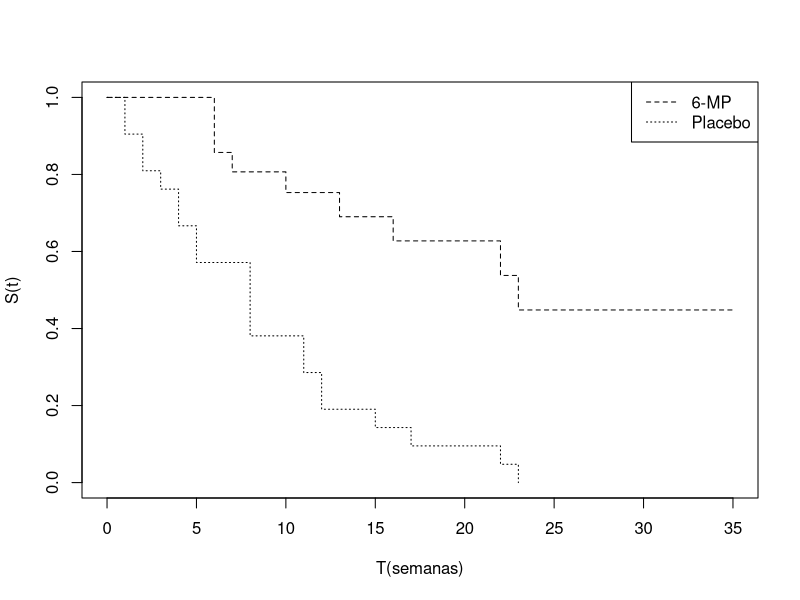
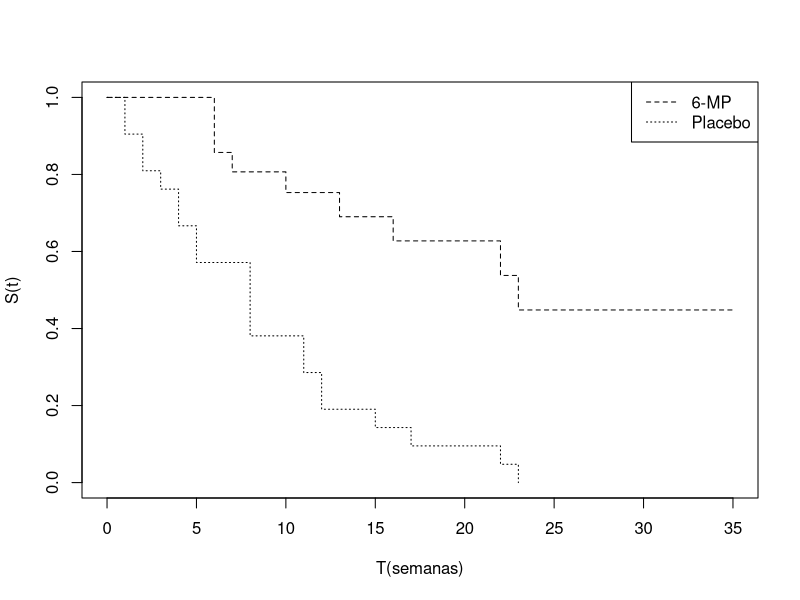
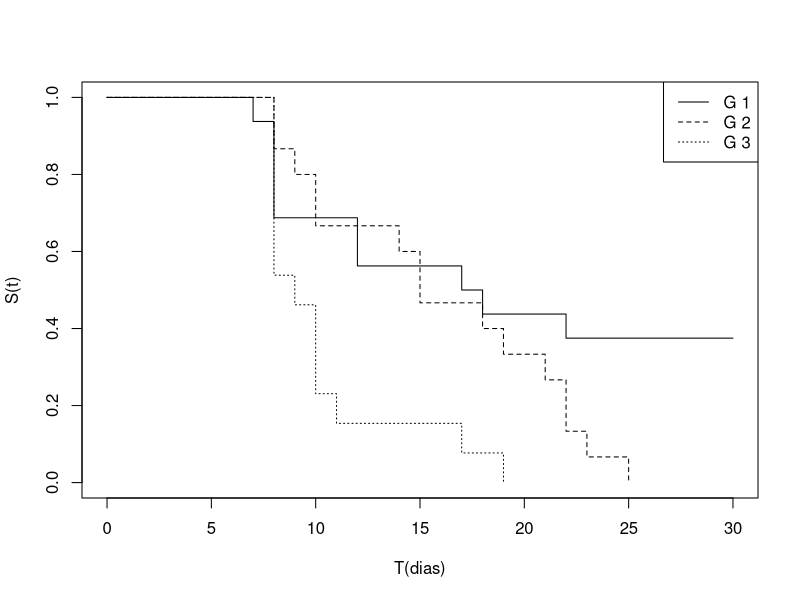
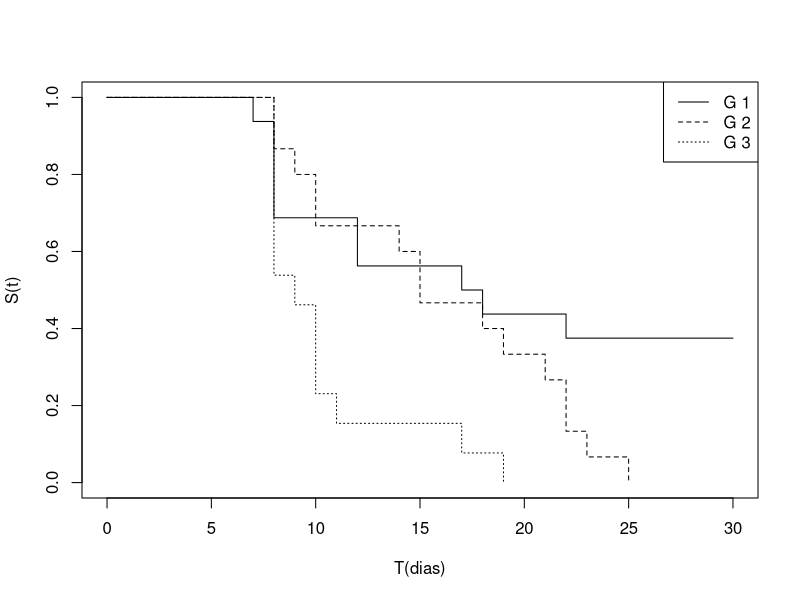
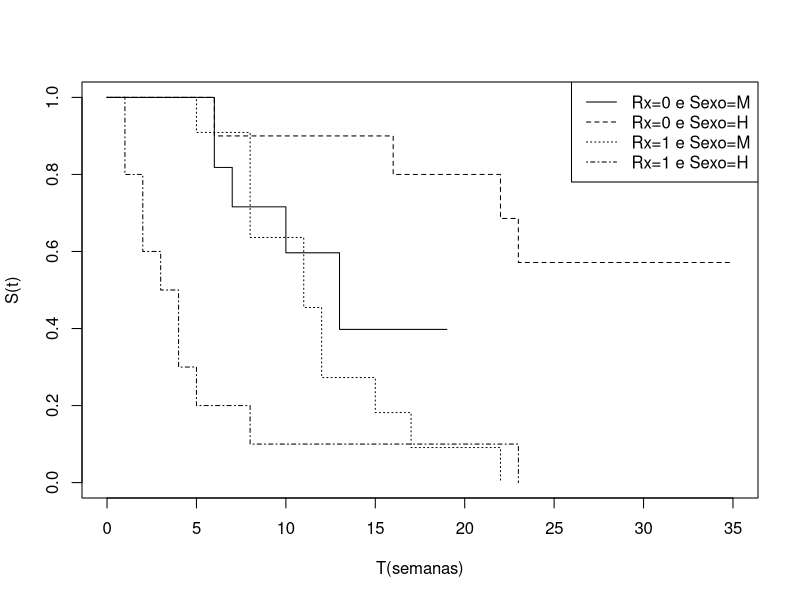
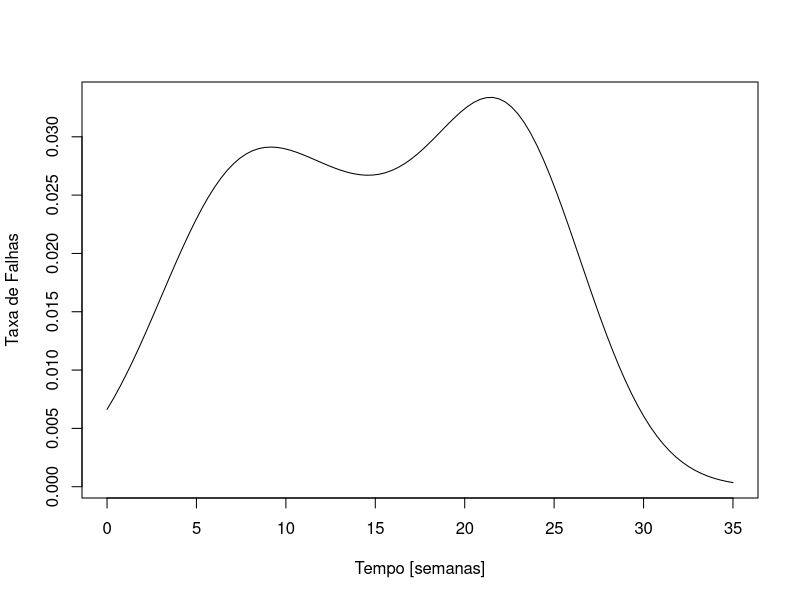
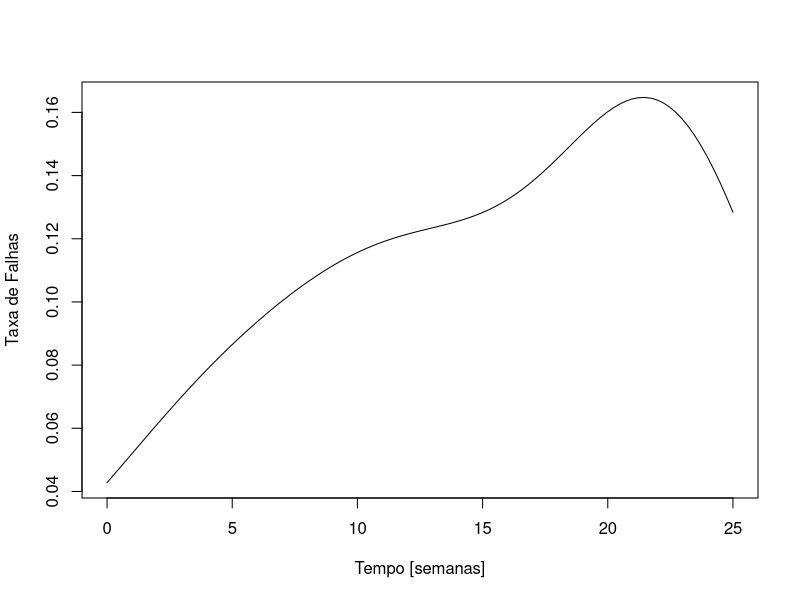

The R source for these figures, in order:
## ---- chunk 1
#| echo: fenced
#| output-location: column
library(survival)
tempo<- c(6,6,6,6,7,9,10,10,11,13,16,17,19,20,22,23,25,32,32,34,35)
status<- c(1,1,1,0,1,0,1,0,0,1,1,0,0,0,1,1,0,0,0,0,0) 
tempo2<- c(1,1,2,2,3,4,4,5,5,8,8,8,8,11,11,12,12,15,17,22,23)
status2<- c(1,1,1,1,1,1,1,1,1,1,1,1,1,1,1,1,1,1,1,1,1) 
tempo2g <- c(tempo,tempo2)
status2g <- c(status,status2)
grupos <- c(rep(1,21),rep(2,21))
dados <- data.frame(tempos=tempo2g, status=status2g, grupos=grupos)
ajusteKM <- survfit(Surv(tempos, status) ~ grupos, data=dados)
plot(ajusteKM, xlab="T(semanas)",ylab="S(t)", lty=2:3) 
legend("topright",c("6-MP","Placebo"), lty = 2:3)
## ---- chunk 2
#| echo: fenced
plot(ajusteKM, xlab="T(semanas)",ylab="S(t)", lty=2:3) 
legend("topright",c("6-MP","Placebo"), lty = 2:3)
## ---- chunk 3
#| echo: fenced
summary(ajusteKM)
## ---- chunk 4
#| echo: fenced
survdiff(Surv(tempo2g, status2g) ~ grupos, data=dados)
## ---- chunk 5
#| echo: fenced
# rho=0 é o teste de log-rank
survdiff(Surv(tempos, status) ~ grupos, rho=0, data=dados)
## ---- chunk 6
#| echo: fenced
# rho=1 é o teste de Harrigton-Fleming
survdiff(Surv(tempos, status) ~ grupos, rho=1, data=dados)
## ---- chunk 7
#| echo: fenced
tempos <- c(7,8,8,8,8,12,12,17,18,22,30,30,30,30,30,30,8,8,9,
10,10,14,15,15,18,19,21,22,22,23,25,8,8,8,8,8,8,
9,10,10,10,11,17,19)
status <- c(rep(1,10), rep(0,6), rep(1,15), rep(1,13))
grupos <- c(rep(1,16), rep(2,15), rep(3,13))
dados2 <- data.frame(tempos, status, grupos)
ajusteKM2<- survfit(Surv(tempos, status) ~ grupos, data = dados2)
plot(ajusteKM2, xlab="T(dias)",ylab="S(t)", lty=1:3) 
legend("topright",c("G 1","G 2", "G 3"), lty = 1:3)
## ---- chunk 8
plot(ajusteKM2, xlab="T(dias)",ylab="S(t)", lty=1:3) 
legend("topright",c("G 1","G 2", "G 3"), lty = 1:3)
## ---- chunk 9
#| echo: true
survdiff(Surv(tempos, status) ~ grupos, data = dados2,  rho=0)
## ---- chunk 10
#| echo: true
teste_lr <- survdiff(Surv(tempos, status) ~ grupos, data = dados2,  rho=0)
w <- teste_lr$obs[1:2] - teste_lr$exp[1:2]
V <- teste_lr$var[1:2,1:2]
t(w) %*% solve(V) %*% w
## ---- chunk 11
#| echo: true
survdiff(Surv(tempos, status) ~ grupos, data = subset(dados2, grupos!=3),  rho=0)
## ---- chunk 12
#| echo: true
survdiff(Surv(tempos, status) ~ grupos, data = subset(dados2, grupos!=2),  rho=0)
## ---- chunk 13
#| echo: true
survdiff(Surv(tempos, status) ~ grupos, data = subset(dados2, grupos!=1),  rho=0)
## ---- chunk 14
#| echo: fenced
#| fig-width: 10
#| fig-height: 4.5
library(readxl)
dados_a <- read_xlsx("anderson.xlsx", col_names=T)
ajusteKM_S <- survfit(Surv(tempo, status) ~ Rx + strata(sexo), data = dados_a)
plot(ajusteKM_S, xlab="T(semanas)",ylab="S(t)", lty=1:4) 
legend("topright",c("Rx=0 e Sexo=M","Rx=0 e Sexo=H", "Rx=1 e Sexo=M",
                    "Rx=1 e Sexo=H"), lty = 1:4)
## ---- chunk 15
#| echo: true
#| fig-width: 10
#| fig-height: 4.5
tempo<- c(6,6,6,6,7,9,10,10,11,13,16,17,19,20,22,23,25,32,32,34,35)
status<- c(1,1,1,0,1,0,1,0,0,1,1,0,0,0,1,1,0,0,0,0,0) 
dados <- data.frame(tempos=tempo, status=status)
ajusteKM <- survfit(Surv(tempos, status) ~ 1, data=dados)
ajusteKM_sum <- summary(ajusteKM)
pesos <- ajusteKM_sum$n.event/ajusteKM_sum$n.risk
h <- density(ajusteKM_sum$time, weights = pesos,
kernel = "gaussian", n = 100, from = 0, to = 35)
plot(h$x, h$y, type = "l", xlab = "Tempo [semanas]", ylab = "Taxa de Falhas")
## ---- chunk 16
#| echo: true
#| fig-width: 10
#| fig-height: 4.5
tempo2<- c(1,1,2,2,3,4,4,5,5,8,8,8,8,11,11,12,12,15,17,22,23)
status2<- c(1,1,1,1,1,1,1,1,1,1,1,1,1,1,1,1,1,1,1,1,1) 
dados <- data.frame(tempos=tempo2, status=status2)
ajusteKM <- survfit(Surv(tempos, status) ~ 1, data=dados)
ajusteKM_sum <- summary(ajusteKM)
pesos <- ajusteKM_sum$n.event/ajusteKM_sum$n.risk
h <- density(ajusteKM_sum$time, weights = pesos,
kernel = "gaussian", n = 100, from = 0, to = 25)
plot(h$x, h$y, type = "l", xlab = "Tempo [semanas]", ylab = "Taxa de Falhas")
## ---- chunk 17
#| echo: true
#| fig-width: 10
#| fig-height: 4.5
library(survey)
dados_p <- svydesign(ids = ~1, data=dados)
dados_svykm <- svykm(Surv(tempos, status) ~ 1, dados_p, se=TRUE)
quantile(dados_svykm, 0.5, ci=TRUE)
